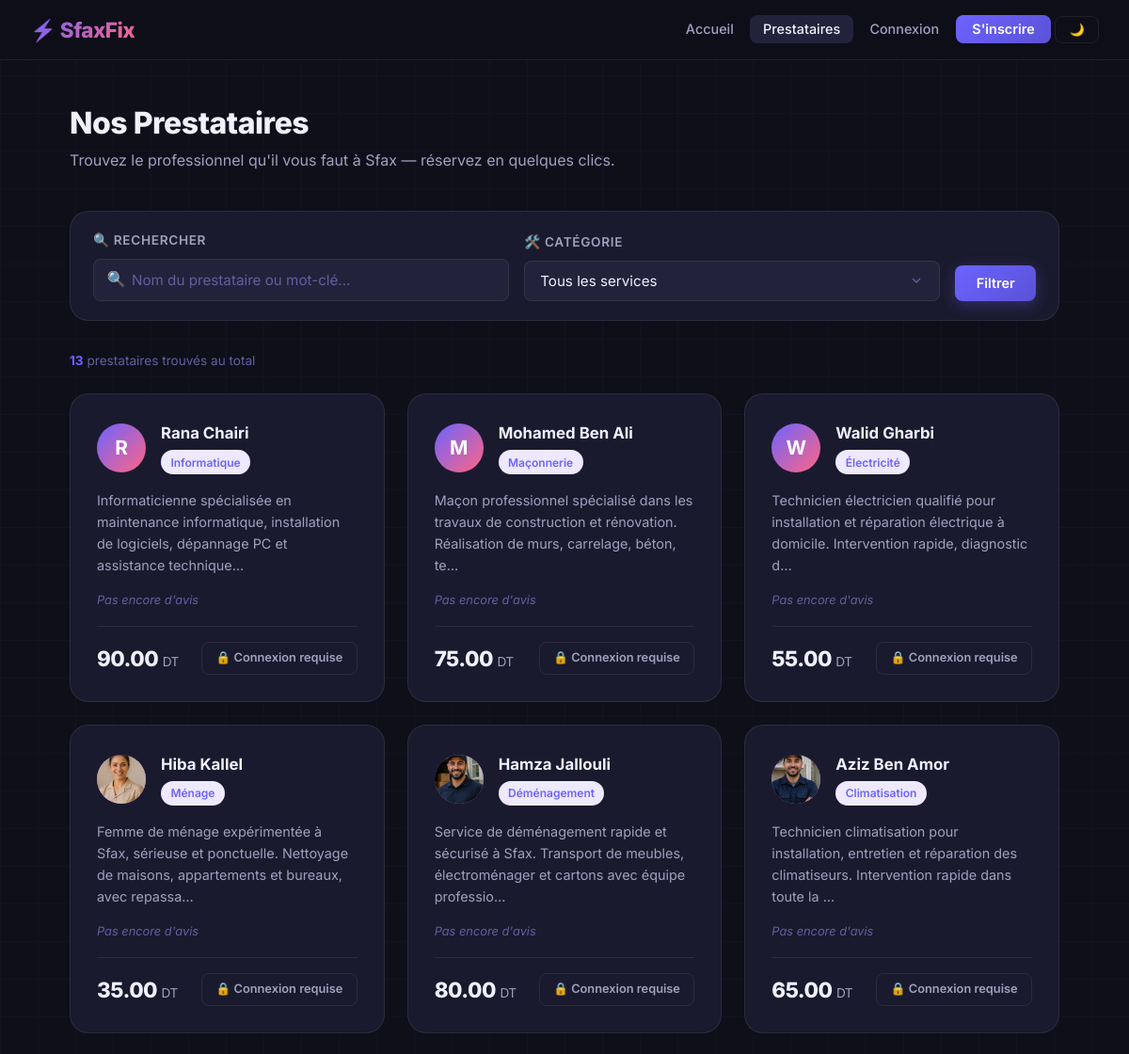
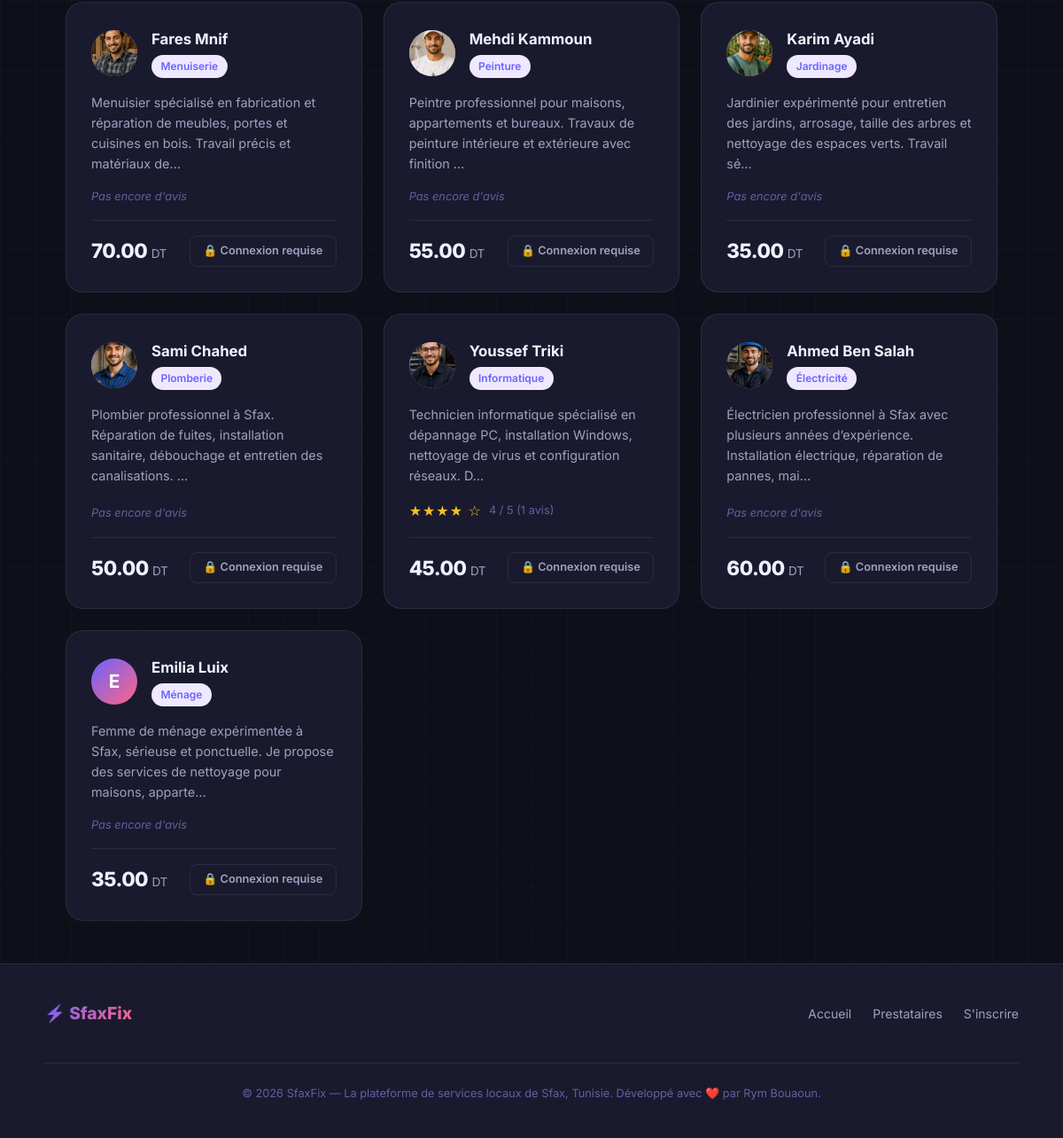
The app's page /pages/providers.php with its own data (2 pictures, top to bottom).
### tables this page shows
CREATE TABLE `prestataires` (
  `id` int(11) NOT NULL,
  `utilisateur_id` int(11) NOT NULL,
  `service_id` int(11) NOT NULL,
  `description` text NOT NULL,
  `prix` decimal(10,2) NOT NULL,
  `created_at` timestamp NOT NULL DEFAULT current_timestamp()
);

CREATE TABLE `utilisateurs` (
  `id` int(11) NOT NULL,
  `nom` varchar(100) NOT NULL,
  `email` varchar(150) NOT NULL,
  `mot_de_passe` varchar(255) NOT NULL,
  `role` enum('user','admin') NOT NULL DEFAULT 'user',
  `photo_profil` varchar(255) DEFAULT NULL,
  `created_at` timestamp NOT NULL DEFAULT current_timestamp()
);

CREATE TABLE `services` (
  `id` int(11) NOT NULL,
  `nom` varchar(100) NOT NULL
);

### pages/providers.php (the view, shortened to what this page needs)
<?php
include("../config/db.php");
$search     = trim($_GET['search'] ?? '');
$service_id = (int)($_GET['service_id'] ?? 0);
$conditions = [];
$where_sql = !empty($conditions)
    ? 'WHERE ' . implode(' AND ', $conditions)
    : '';
$sql = "
    SELECT
        p.id,
        p.description,
        p.prix,
        u.nom AS provider_name,
        u.photo_profil,
        s.nom AS service_name,
        s.id AS service_id,
        ROUND(AVG(a.note), 1) AS avg_rating,
        COUNT(a.id) AS review_count
    FROM prestataires p
    JOIN utilisateurs u ON p.utilisateur_id = u.id
    JOIN services s ON p.service_id = s.id
    LEFT JOIN avis a ON a.prestataire_id = p.id
    $where_sql
    GROUP BY
        p.id,
        p.description,
        p.prix,
        u.nom,
        u.photo_profil,
        s.nom,
        s.id
    ORDER BY p.id DESC
";
$stmt = $conn->prepare($sql);
$stmt->execute();
$result = $stmt->get_result();
$total = $result->num_rows;
?>
<!DOCTYPE html>
<html lang="fr">
<head>
    <link rel="stylesheet" href="../assets/css/style.css">
</head>
<body>
<?php include("../includes/navbar.php"); ?>
<main>
    <div class="page-wrapper">
        <div class="page-header">
            <h1 class="page-title">Nos Prestataires</h1>
            <p class="page-subtitle">
                Trouvez le professionnel qu'il vous faut à Sfax — réservez en quelques clics.
            </p>
        </div>
        <form method="GET" action="providers.php" id="searchForm">
            <div class="search-bar">
                <div class="form-group">
                    <label class="form-label" for="search">🔍 Rechercher</label>
                    <div class="search-input-wrapper">
                        <span class="search-icon">🔍</span>
                        <input
                            type="text"
                            id="search"
                            name="search"
                            class="form-control"
                            placeholder="Nom du prestataire ou mot-clé..."
                            value="<?= htmlspecialchars($search) ?>"
                            autocomplete="off"
                        >
                    </div>
                </div>
                <div class="form-group">
                    <label class="form-label" for="service_id">🛠️ Catégorie</label>
                    <select name="service_id" id="service_id" class="form-control">
                        <option value="0">Tous les services</option>
                    </select>
                </div>
                <div style="display:flex; gap:0.5rem; align-items:flex-end;">
                    <button type="submit" class="btn btn-primary">Filtrer</button>
                </div>
            </div>
        </form>
        <p class="results-count">
            <strong><?= $total ?></strong>
            prestataire<?= $total !== 1 ? 's' : '' ?> trouvé<?= $total !== 1 ? 's' : '' ?>
            <?= (!empty($search) || $service_id > 0) ? 'pour votre recherche' : 'au total' ?>
        </p>
        <?php if ($total > 0): ?>
            <div class="provider-grid">
                <?php while ($row = $result->fetch_assoc()): ?>
                    <div class="provider-card">
                        <div class="provider-header">
                            <?php if (!empty($row['photo_profil'])): ?>
                                <img src="../assets/uploads/<?= htmlspecialchars($row['photo_profil']) ?>" alt="Avatar" class="provider-avatar" style="object-fit:cover;">
                            <?php else: ?>
                                <div class="provider-avatar">
                                    <?= strtoupper(mb_substr($row['provider_name'], 0, 1)) ?>
                                </div>
                            <?php endif; ?>
                            <div class="provider-info">
                                <h3>
                                    <a href="provider_profile.php?id=<?= (int)$row['id'] ?>"
                                       style="color:var(--text-primary); text-decoration:none;"
                                       onmouseover="this.style.color='var(--primary)'"
                                       onmouseout="this.style.color='var(--text-primary)'">
                                        <?= htmlspecialchars($row['provider_name']) ?>
                                    </a>
                                </h3>
                                <span class="service-badge">
                                    <?= htmlspecialchars($row['service_name']) ?>
                                </span>
                            </div>
                        </div>
                        <p class="provider-description">
                            <?php
                                $desc = htmlspecialchars($row['description']);
                                echo mb_strlen($desc) > 120
                                    ? mb_substr($desc, 0, 120) . '…'
                                    : $desc;
                            ?>
                        </p>
                        <div style="display:flex; align-items:center; gap:0.5rem;">
                            <?php if ($row['review_count'] > 0): ?>
                                <?php
                                    $avg     = (float)$row['avg_rating'];
                                    $full    = floor($avg);
                                    $half    = ($avg - $full) >= 0.5;
                                    $empty   = 5 - $full - ($half ? 1 : 0);
                                ?>
                                <span style="color:#fbbf24; font-size:1rem; letter-spacing:1px;">
                                    <?= str_repeat('★', $full) ?>
                                    <?= str_repeat('☆', $empty) ?>
                                </span>
                                <span style="font-size:0.8rem; color:var(--text-muted);">
                                    <?= $avg ?> / 5
                                    (<?= (int)$row['review_count'] ?> avis)
                                </span>
                            <?php else: ?>
                                <span style="font-size:0.8rem; color:var(--text-muted); font-style:italic;">
                                    Pas encore d'avis
                                </span>
                            <?php endif; ?>
                        </div>
                        <div class="provider-footer">
                            <div class="provider-price">
                                <?= htmlspecialchars($row['prix']) ?>
                                <span>DT</span>
                            </div>
                            <?php if (isset($_SESSION['user_id'])): ?>
                                <a href="book.php?provider_id=<?= (int)$row['id'] ?>"
                                   class="btn btn-primary btn-sm">
                                    📅 Réserver
                                </a>
                            <?php else: ?>
                                <a href="login.php" class="btn btn-outline btn-sm">
                                    🔒 Connexion requise
                                </a>
                            <?php endif; ?>
                        </div>
                    </div>
                <?php endwhile; ?>
            </div>
        <?php endif; ?>
    </div>
</main>
<?php include("../includes/footer.php"); ?>
</body>
</html>

### pages/providers.php (style rules this page uses)
.search-bar { background: var(--bg-card); border: 1px solid var(--border); border-radius: var(--radius-lg); padding: 1.25rem 1.5rem; margin-bottom: 2rem; display: flex; gap: 1rem; align-items: flex-end; flex-wrap: wrap; }
.search-bar .form-group { margin-bottom: 0; flex: 1; min-width: 180px; }
.search-input-wrapper { position: relative; }
.search-input-wrapper .search-icon { position: absolute; left: 0.9rem; top: 50%; transform: translateY(-50%); color: var(--text-muted); font-size: 1rem; pointer-events: none; }
.search-input-wrapper .form-control { padding-left: 2.5rem; }
.results-count { font-size: 0.85rem; color: var(--text-muted); margin-bottom: 1.5rem; }
.results-count strong { color: var(--primary); }

### records on screen
prestataires: utilisateur.nom "R", utilisateur.nom "Rana Chairi", service.nom "Informatique", description "Informaticienne spécialisée en maintenance informatique, installation de logiciels, dépannage PC et assistance technique", shows "Pas encore d'avis", prix "90.00"
prestataires: utilisateur.nom "M", utilisateur.nom "Mohamed Ben Ali", service.nom "Maçonnerie", description "Maçon professionnel spécialisé dans les travaux de construction et rénovation. Réalisation de murs, carrelage, béton, te", shows "Pas encore d'avis", prix "75.00"
prestataires: utilisateur.nom "W", utilisateur.nom "Walid Gharbi", service.nom "Électricité", description "Technicien électricien qualifié pour installation et réparation électrique à domicile. Intervention rapide, diagnostic d", shows "Pas encore d'avis", prix "55.00"
prestataires: utilisateur.photo_profil (picture), utilisateur.nom "Hiba Kallel", service.nom "Ménage", description "Femme de ménage expérimentée à Sfax, sérieuse et ponctuelle. Nettoyage de maisons, appartements et bureaux, avec repassa", shows "Pas encore d'avis", prix "35.00"
prestataires: utilisateur.photo_profil (picture), utilisateur.nom "Hamza Jallouli", service.nom "Déménagement", description "Service de déménagement rapide et sécurisé à Sfax. Transport de meubles, électroménager et cartons avec équipe professio", shows "Pas encore d'avis", prix "80.00"
prestataires: utilisateur.photo_profil (picture), utilisateur.nom "Aziz Ben Amor", service.nom "Climatisation", description "Technicien climatisation pour installation, entretien et réparation des climatiseurs. Intervention rapide dans toute la", shows "Pas encore d'avis", prix "65.00"
prestataires: utilisateur.photo_profil (picture), utilisateur.nom "Fares Mnif", service.nom "Menuiserie", description "Menuisier spécialisé en fabrication et réparation de meubles, portes et cuisines en bois. Travail précis et matériaux de", shows "Pas encore d'avis", prix "70.00"
prestataires: utilisateur.photo_profil (picture), utilisateur.nom "Mehdi Kammoun", service.nom "Peinture", description "Peintre professionnel pour maisons, appartements et bureaux. Travaux de peinture intérieure et extérieure avec finition", shows "Pas encore d'avis", prix "55.00"
prestataires: utilisateur.photo_profil (picture), utilisateur.nom "Karim Ayadi", service.nom "Jardinage", description "Jardinier expérimenté pour entretien des jardins, arrosage, taille des arbres et nettoyage des espaces verts. Travail sé", shows "Pas encore d'avis", prix "35.00"
prestataires: utilisateur.photo_profil (picture), utilisateur.nom "Sami Chahed", service.nom "Plomberie", description "Plombier professionnel à Sfax. Réparation de fuites, installation sanitaire, débouchage et entretien des canalisations.", shows "Pas encore d'avis", prix "50.00"
prestataires: utilisateur.photo_profil (picture), utilisateur.nom "Youssef Triki", service.nom "Informatique", description "Technicien informatique spécialisé en dépannage PC, installation Windows, nettoyage de virus et configuration réseaux. D", full "★★★★", empty "☆", avg "4", review_count "1", prix "45.00"
prestataires: utilisateur.photo_profil (picture), utilisateur.nom "Ahmed Ben Salah", service.nom "Électricité", description "Électricien professionnel à Sfax avec plusieurs années d’expérience. Installation électrique, réparation de pannes, mai", shows "Pas encore d'avis", prix "60.00"
prestataires: utilisateur.nom "E", utilisateur.nom "Emilia Luix", service.nom "Ménage", description "Femme de ménage expérimentée à Sfax, sérieuse et ponctuelle. Je propose des services de nettoyage pour maisons, apparte", shows "Pas encore d'avis", prix "35.00"

### other values on screen
$total "13"
